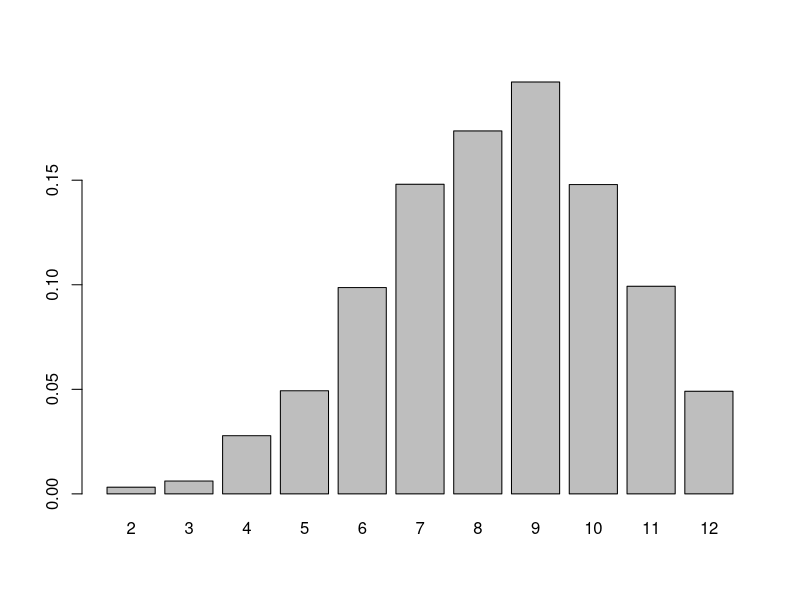
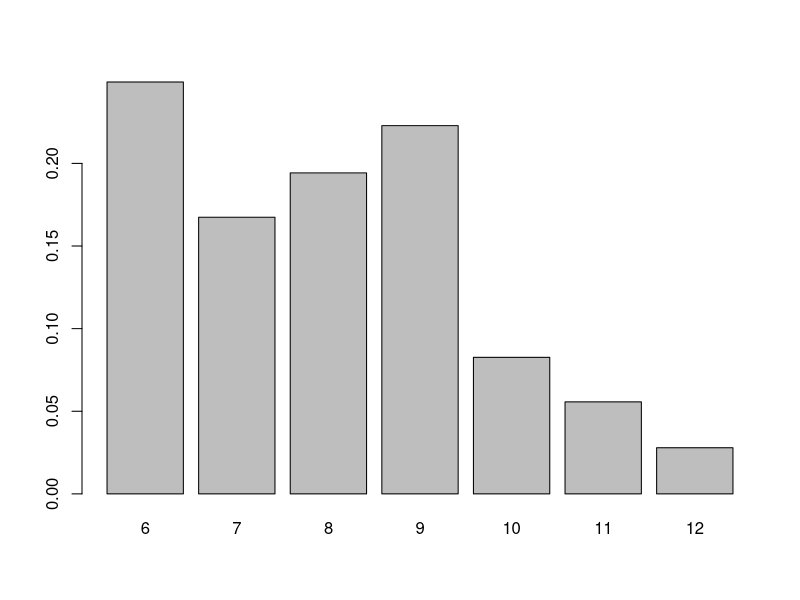

Source code (R) for these figures, in order:
###
# Simulating GWF damage
# Zane
# 2024-09-22
###

N_sims <- 1e6

validate_args_as_integer <- function(...) {
	mc <- match.call(expand.dots = FALSE)
	dots <- list(...)
	names(dots) <- mc$...
	
	for (i in seq_along(dots)) {
		it <- dots[[i]]
		it_name <- names(dots)[[i]]
		if (!is.numeric(it) || (it < 1) || (it %% 1 != 0)) {
			stop(it_name, " should be an integer ≥ 1")
		}
	}
	
	invisible(TRUE)
}

# Old method
simulation_old_gwf <- function(n, k, n_sims) {
	
	validate_args_as_integer(n, k, n_sims)
	
	one_die <- function() {
		result <- sample.int(n, size = n_sims, replace = TRUE)
		rerolls <- (result %in% c(1, 2))
		result[rerolls] <- sample.int(n, size = sum(rerolls), replace = TRUE)
		return(result)
	}
	
	sim_dice <-
		lapply(1:k, \(x) one_die()) |> 
		simplify2array(except = NULL)
	
	damage <- rowSums(sim_dice)
	
	return(damage)
}

set.seed(375)
old_sim <- simulation_old_gwf(6, 2, 1e6)
old_sim_counts <- old_sim |> table()
old_sim_props <- old_sim_counts |> prop.table()
barplot(old_sim_props)

# New method

simulation_new_gwf <- function(n, k, n_sims) {
	
	validate_args_as_integer(n, k, n_sims)
	
	one_die <- function() {
		result <- sample.int(n, size = n_sims, replace = TRUE)
		result[result < 3] <- 3
		return(result)
	}
	
	sim_dice <-
		lapply(1:k, \(x) one_die()) |> 
		simplify2array(except = NULL)
	
	damage <- rowSums(sim_dice)
	
	return(damage)
}

set.seed(375)
new_sim <- simulation_new_gwf(6, 2, 1e6)
new_sim_counts <- new_sim |> table()
new_sim_props <- new_sim_counts |> prop.table()
barplot(new_sim_props)

# END OF FILE ####
